Frame 1 (no input): blank canvas, image omitted
Frame 60 (no input): blank canvas, image omitted
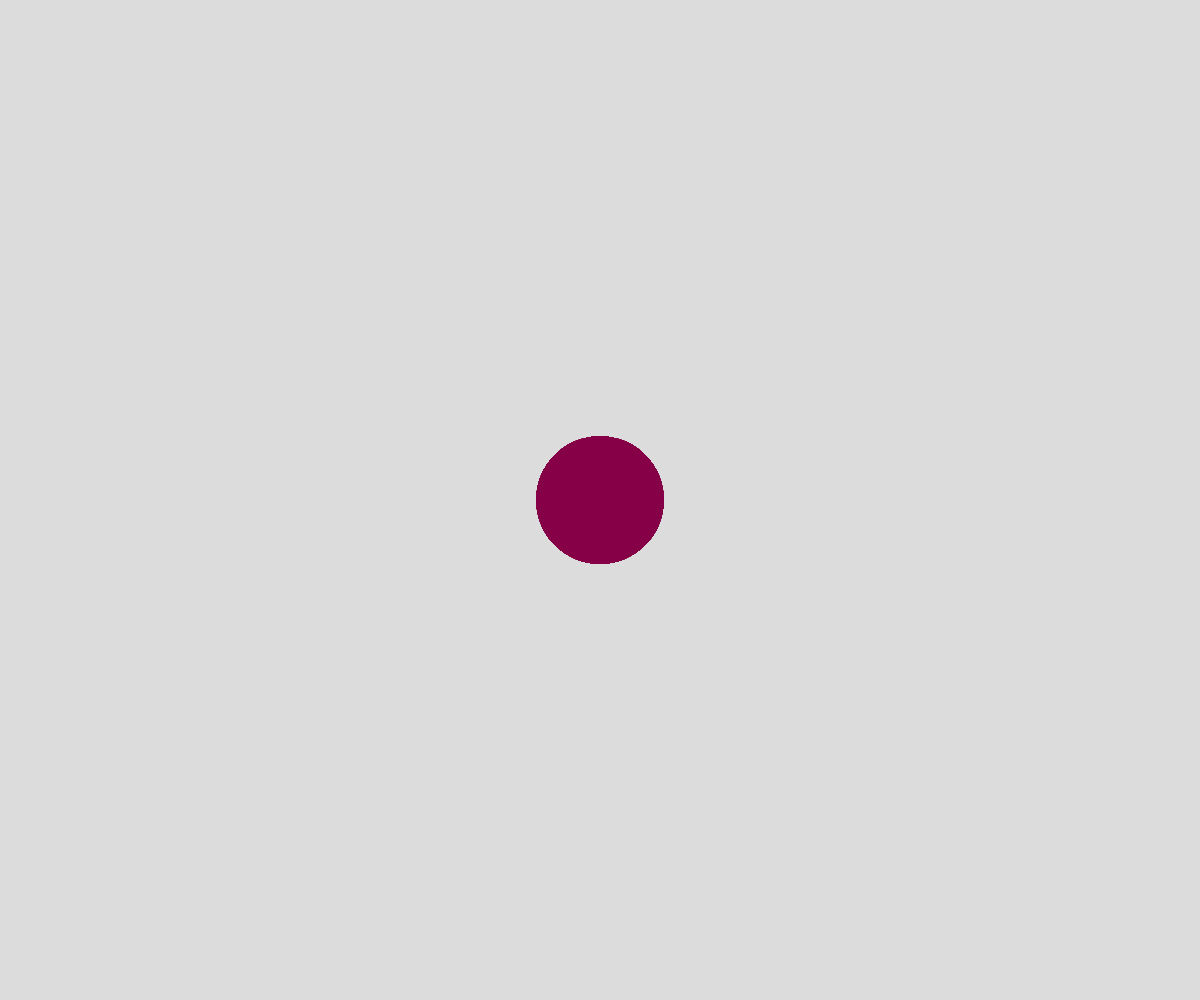
Frame 120 (the mouse pressed at the canvas centre since frame 60)

The p5.js sketch whose frames 1 and 60 were blank and that drew this single picture after the mouse press (run headless with seeded random() and noise() and a simulated clock; from frame 60 on, the mouse is pressed at the canvas centre):

// p5.js sketch
// ── sketch.js
/**
 * 
 * A simple drawing machine that draws circles when the mouse is pressed.
 * 
 */
function setup() {
  createCanvas(windowWidth, windowHeight);
  background(220);
}

function draw() {
  noStroke(); 
  // fill('peachpuff');

  if (mouseIsPressed) {
    let color_r = map(mouseY, 0, height, 10, 255);
    let color_g = map(mouseY, 1, 1/height, 10, 255);
    let color_b = map(mouseY, 1, height*2, 10, 255);
    fill(color_r,color_g,color_b);
    let circle_d = map(mouseX, 0, width, 5, 250);
    circle(mouseX, mouseY, circle_d);
  }
}

function keyPressed() {
  if (keyCode === 32) { // Check if the spacebar is pressed
    background(220);
  }
}
function windowResized() {
  resizeCanvas(windowWidth, windowHeight);
}

// Exercises for you to try :
// 1. Use mouseX or mouseY to change the circle's size or color as you draw.
//    Hint: map(mouseX, 0, width, 5, 100)
